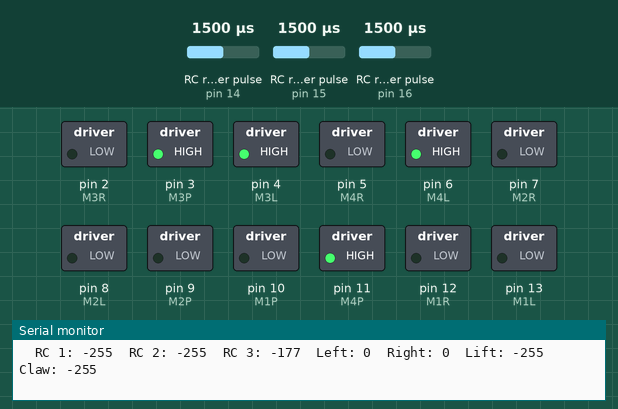
This sketch was run on a simulated Arduino Uno, built with avr-gcc and run on an emulated ATmega328P. On the bench: switched loads named in the sketch (green lamp = pin HIGH), the last lines printed to the serial monitor. Wiring (inferred from the names in the program): 3 × RC receiver channel: data pin 14 / data pin 15 / data pin 16. Inputs (shaded band) come from the test bench; at power-on: RC receiver pulse (sensors on pin 14, pin 15, pin 16) 1500 µs.

Above: at 1.2 s.
1.3 s: RC receiver pulse (sensor on pin 14) set to 1508 µs
At 1.8 s:
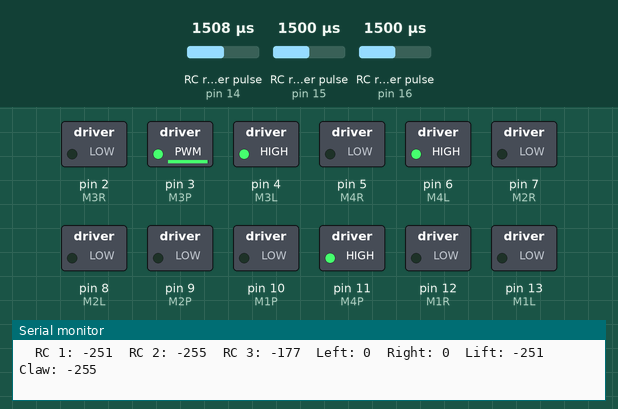
4.3 s: RC receiver pulse (sensor on pin 15) set to 1509 µs
At 4.56 s:
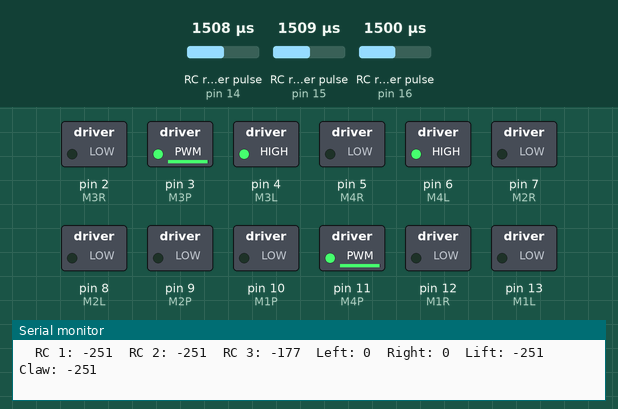
7.3 s: RC receiver pulse (sensor on pin 16) set to 1943 µs
10.3 s: RC receiver pulse (sensor on pin 16) set to 1969 µs
At 12.5 s:
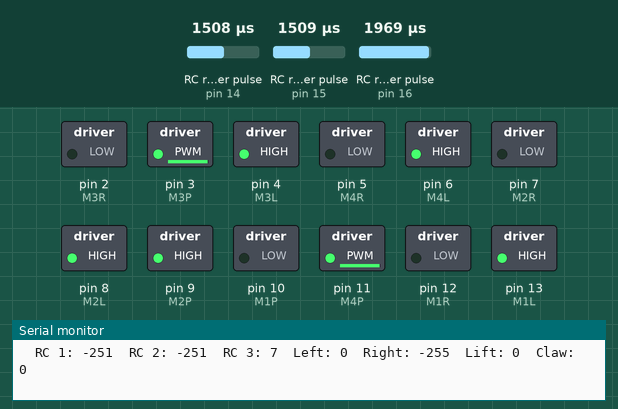
13.3 s: RC receiver pulse (sensor on pin 14) set to 1980 µs
At 13.44 s:
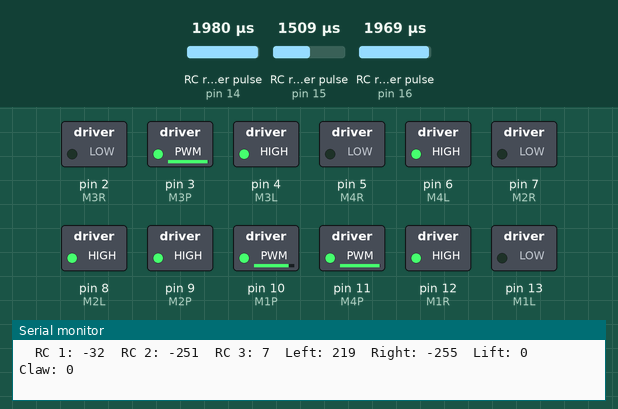
16.3 s: RC receiver pulse (sensor on pin 15) set to 1980 µs
At 17.2 s:
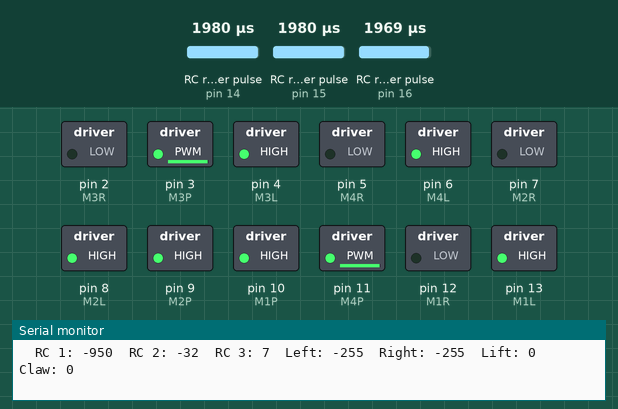
Timing chart, 0 to 20.3 s (numbered marks = the images above; inputs shaded):
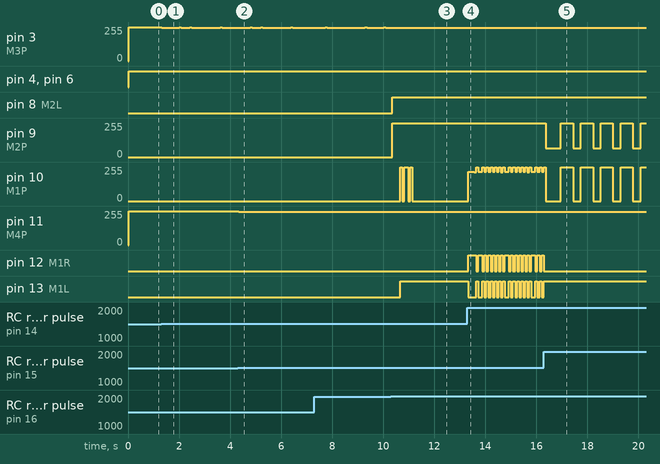

Measured:
- the behaviour switches between 1951 and 1952 µs on RC receiver pulse (sensor on pin 16) (found by bisection; images 2 and 3)
- after the input at 1.3 s, pin 3 (M3P): goes 251/255 0.68 s, 255/255 0.08 s, 251/255 0.34 s, 255/255 0.08 s, 251/255 1.1 s, 255/255 0.08 s, then 251/255, starting at once
- after the input at 4.3 s, pin 11 (M4P): 255/255 → 251/255 after 0.05 s, then repeats every 0.26 s: 249/255 0.10 s, 251/255 0.16 s
- after the input at 10.3 s, pin 3 (M3P), pin 11 (M4P): stops changing and stays 251/255; pin 8 (M2L): LOW → HIGH after 0.05 s; pin 9 (M2P): 0/255 → 255/255 after 0.05 s; pin 10 (M1P): goes 255/255 0.08 s, 0/255 0.08 s, 255/255 0.16 s, 0/255 0.08 s, 255/255 0.08 s, then 0/255, starting after 0.37 s; pin 13 (M1L): LOW → HIGH after 0.37 s
- after the input at 13.3 s, pin 10 (M1P): 0/255 → 219/255 at once, then repeats every 1.0 s: 217/255 0.08 s, 255/255 0.08 s, 219/255 0.16 s, 4 × (255/255 0.08 s, 219/255 0.08 s), 255/255 0.08 s; pin 12 (M1R): LOW → HIGH at once, then repeats every 1.0 s: LOW 0.08 s, HIGH 0.16 s, 5 × (LOW 0.08 s, HIGH 0.08 s)
- after the input at 16.3 s, pin 9 (M2P): 255/255 → 64/255 after 0.07 s, then repeats every 0.78 s: 255/255 0.48 s, 64/255 0.30 s; pin 12 (M1R): stops changing and stays LOW; pin 13 (M1L): stops changing and stays HIGH

The sketch:

makeblock_gripper.ino
```cpp
// declare inputs/outputs
int rc1 = 14;
int rc2 = 15;
int rc3 = 16;

int rc1_raw = 0;
int rc2_raw = 0;
int rc3_raw = 0;

int rc1_val = 0;
int rc2_val = 0;
int rc3_val = 0;

int m1_out = 0;
int m2_out = 0;
int m3_out = 0;
int m4_out = 0;

int M1L = 13;
int M1R = 12;
int M1P = 10;

int M2L = 8;
int M2R = 7;
int M2P = 9;

int M3L = 4;
int M3R = 2;
int M3P = 3;

int M4L = 6;
int M4R = 5;
int M4P = 11;

// some extra stuff
int deadband = 20;
int max_spd = 255;
int rc_min = 1500;
int rc_max = 2600;
int motor_speed = 0;
int motor_bias = 0;

void setup(){
  Serial.begin(9600);
  // inputs from 3ch R/C system
  pinMode(rc1, INPUT);
  pinMode(rc2, INPUT);
  pinMode(rc3, INPUT);
  // motor 1 - left drive motor
  pinMode(M1L, OUTPUT);
  pinMode(M1R, OUTPUT);
  pinMode(M1P, OUTPUT);
  // motor 2 - right drive motor
  pinMode(M2L, OUTPUT);
  pinMode(M2R, OUTPUT);
  pinMode(M2P, OUTPUT);
  // motor 3 - lift arm motor
  pinMode(M3L, OUTPUT);
  pinMode(M3R, OUTPUT);
  pinMode(M3P, OUTPUT);
  // motor 4 - gripper claw motor
  pinMode(M4L, OUTPUT);
  pinMode(M4R, OUTPUT);
  pinMode(M4P, OUTPUT);
}

void loop(){
  read_inputs();
  write_motors();
  print_stuff();
}

void read_inputs(){
  rc1_raw = pulseIn(rc1, HIGH, 20000);
  rc2_raw = pulseIn(rc2, HIGH, 20000);
  rc3_raw = pulseIn(rc3, HIGH, 20000);
  rc1_val = map(rc1_raw, rc_min, rc_max, -max_spd, max_spd);
  rc2_val = map(rc2_raw, rc_min, rc_max, -max_spd, max_spd);
  rc3_val = map(rc3_raw, 1300, 2600, -max_spd, max_spd);
}

void set_motors(){
  if (rc3_val > 0) {
    m1_out = rc1_val - rc2_val;
    m2_out = rc1_val + rc2_val;
    m3_out = 0;
    m4_out = 0;
  }
  else {
    m1_out = 0;
    m2_out = 0;
    m3_out = rc1_val;
    m4_out = rc2_val;
  }
}

void limit(){
  if (m1_out > max_spd){m1_out = max_spd;}
  else if (m1_out < -max_spd){m1_out = -max_spd;}
  if (m2_out > max_spd){m2_out = max_spd;}
  else if (m2_out < -max_spd){m2_out = -max_spd;}
  if (m3_out > max_spd){m3_out = max_spd;}
  else if (m3_out < -max_spd){m3_out = -max_spd;}
  if (m4_out > max_spd){m4_out = max_spd;}
  else if (m4_out < -max_spd){m4_out = -max_spd;}
}

void write_motors(){
  set_motors();
  limit();
  if (rc3_val > 0) {
    if (m1_out > deadband) {left_forward();}
    else if (m1_out < -deadband) {left_reverse();}
    else {left_stop();}
    if (m2_out > deadband) {right_forward();}
    else if (m2_out < -deadband) {right_reverse();}
    else {right_stop();}
  }
  else {
    if (m3_out > deadband) {lift_forward();}
    else if (m3_out < -deadband) {lift_reverse();}
    else {lift_stop();}
    if (m4_out > deadband) {claw_forward();}
    else if (m4_out < -deadband) {claw_reverse();}
    else {claw_stop();}
  }
}

void print_stuff(){
 Serial.print("  RC 1: ");
 Serial.print(rc1_val);
 Serial.print("  RC 2: ");
 Serial.print(rc2_val);
 Serial.print("  RC 3: ");
 Serial.print(rc3_val);
 Serial.print("  Left: ");
 Serial.print(m1_out);
 Serial.print("  Right: ");
 Serial.print(m2_out);
 Serial.print("  Lift: ");
 Serial.print(m3_out);
 Serial.print("  Claw: ");
 Serial.print(m4_out);
 Serial.println("");
}

void left_forward(){
  digitalWrite(M1L, LOW);
  digitalWrite(M1R, HIGH);
  analogWrite(M1P, m1_out);
}
void left_reverse(){
  digitalWrite(M1R, LOW);
  digitalWrite(M1L, HIGH);
  analogWrite(M1P, -m1_out);
}
void left_stop(){
  digitalWrite(M1P, LOW);
}

void right_forward(){
  digitalWrite(M2L, LOW);
  digitalWrite(M2R, HIGH);
  analogWrite(M2P, m2_out);
}
void right_reverse(){
  digitalWrite(M2R, LOW);
  digitalWrite(M2L, HIGH);
  analogWrite(M2P, -m2_out);
}
void right_stop(){
  digitalWrite(M2P, LOW);
}

void lift_forward(){
  digitalWrite(M3L, LOW);
  digitalWrite(M3R, HIGH);
  analogWrite(M3P, m3_out);
}
void lift_reverse(){
  digitalWrite(M3R, LOW);
  digitalWrite(M3L, HIGH);
  analogWrite(M3P, -m3_out);
}
void lift_stop(){
  digitalWrite(M3P, LOW);
}

void claw_forward(){
  digitalWrite(M4L, LOW);
  digitalWrite(M4R, HIGH);
  analogWrite(M4P, m4_out);
}
void claw_reverse(){
  digitalWrite(M4R, LOW);
  digitalWrite(M4L, HIGH);
  analogWrite(M4P, -m4_out);
}
void claw_stop(){
  digitalWrite(M4P, LOW);
}
```
